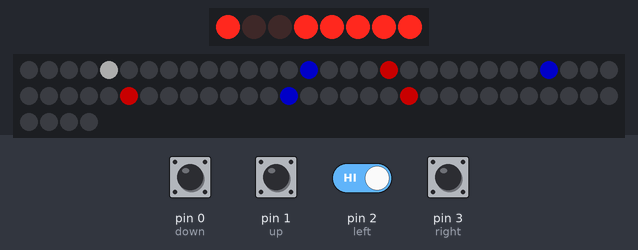
Bench run of a sketch on a simulated Arduino Uno, built with avr-gcc and run on an emulated ATmega328P. Parts: 8 shift-register outputs drawn as a row of LEDs (first output left, lit = HIGH), 64 RGB LEDs in strip order, left to right, continuing on the next row. Wiring (inferred from the names in the program): shift register (74HC595): data pin 8; shift clock pin 10; latch pin 9. Wiring (inferred from the signals the program sends): row of LEDs: on Q0, Q1, Q2, Q3, Q4, Q5, Q6, Q7. The test bench sets the inputs (shaded band); at power-on: pin 0 (down), pin 1 (up), pin 2 (left), pin 3 (right) HIGH. Dim RGB values are drawn brighter than linear; random numbers use the default seed unless the sketch sets one.

Above: at 1.5 s.
1.6 s: pin 0 (down) pulled LOW for 0.15 s
At 2.2 s:
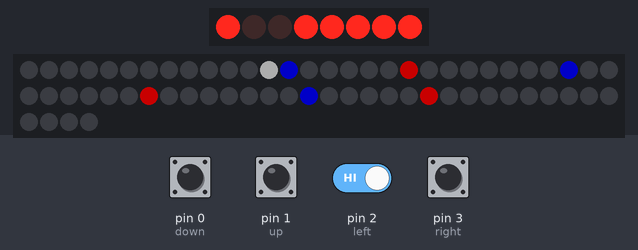
2.3 s: pin 1 (up) pulled LOW for 0.15 s
At 3.4 s:
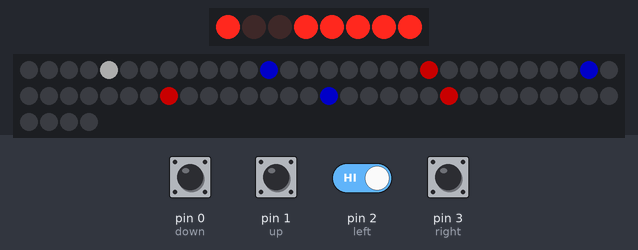
4.2 s: pin 0 (down) pulled LOW for 1 s
At 4.3 s:
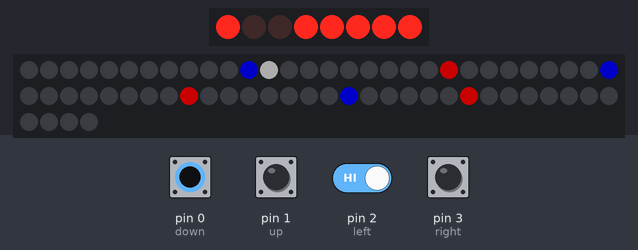
5.8 s: pin 0 (down) driven LOW and pin 2 (left) driven LOW
At 8.75 s:
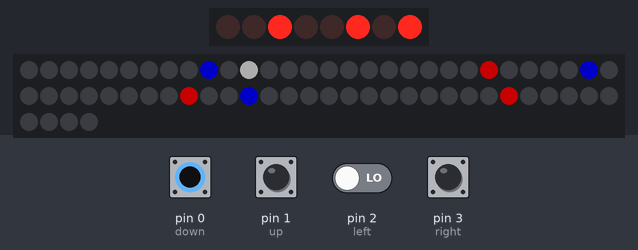
8.8 s: pin 0 (down) driven HIGH
11.1 s: pin 2 (left) driven HIGH
At 13.1 s:
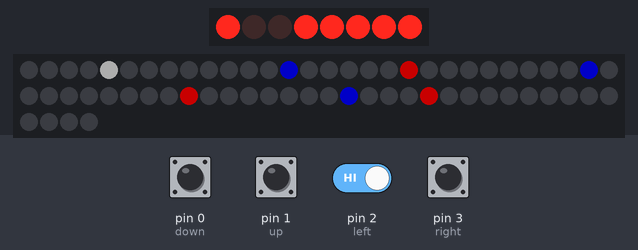
Timing chart, 0 to 13.7 s (numbered marks = the images above; inputs shaded):
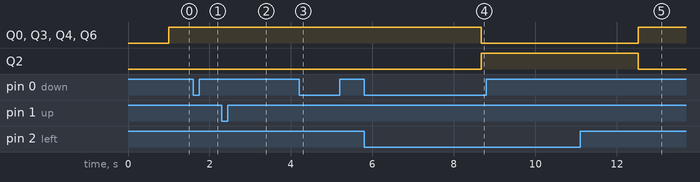

The sketch:

Assignment_NeoPixel.ino
```cpp
/**
 * Game of Lights
 * The objective of this game is to get across the board. The player starts at the top and has to make their way across
 * the board while avoiding the moving enemies. You can move up, down, left and right using the buttons.
 * For the first 4 levels, there is one enemy per row that moves back and forth. With every level the enemies move
 * with increasing speed. When you reach level 5, the enemies multiply - each row has two enemies and they too increase their speed
 * with every level. If at any point you collide with the enemy the game starts over!
 * You will be able to know which level you are on by the digit display.
 * You win the game when you complete level 9 and then the game starts all over. Good Luck!
 **/


#include <Adafruit_NeoPixel.h>
#ifdef __AVR__
  #include <avr/power.h>
#endif

#define PIN 6

// Parameter 1 = number of pixels in strip
// Parameter 2 = Arduino pin number (most are valid)
// Parameter 3 = pixel type flags, add together as needed:
//   NEO_KHZ800  800 KHz bitstream (most NeoPixel products w/WS2812 LEDs)
//   NEO_KHZ400  400 KHz (classic 'v1' (not v2) FLORA pixels, WS2811 drivers)
//   NEO_GRB     Pixels are wired for GRB bitstream (most NeoPixel products)
//   NEO_RGB     Pixels are wired for RGB bitstream (v1 FLORA pixels, not v2)
//   NEO_RGBW    Pixels are wired for RGBW bitstream (NeoPixel RGBW products)
Adafruit_NeoPixel strip = Adafruit_NeoPixel(64, PIN, NEO_GRB + NEO_KHZ800);

const int length = 8; // length of row in pixel strip
const int maxEnemiesPerRow = 2;
int numEnemiesPerRow = 1; // begin with 1 enemy per row

// Buttons
const int down = 0;           // Digital input pin down button is attached to
const int up = 1;         // Digital input pin up button is attached to
const int left = 2;        // Digital input pin left button is attached to
const int right = 3;         // Digital input pin right button is attached to

// Intervals
int onTimeEnemies = 900;
const int onTimePlayer = 150;
int onTimeDigits = 1000;


int enemies [maxEnemiesPerRow][length - 1]; // last row has no enemies
boolean direction [maxEnemiesPerRow][length - 1]; // TRUE for Right, FALSE for Left

int playerRow = 0;
int playerColumn = 0;
int inputVal = 0;
int level = 1;

unsigned long prevMillisEnemies;
unsigned long prevMillisPlayer;
unsigned long prevMillisDigits;

// Digits setup

int latchPin = 9;
int clockPin = 10;
int dataPin = 8;

const int sevenSeg[9] = {
  B00000110, // 1
  B01011011, // 2
  B01001111, // 3
  B01100110, // 4
  B01101101, // 5
  B01111101, // 6
  B00000111, // 7
  B01111111, // 8
  B01101111, // 9
};

void setup() {

  // This is for Trinket 5V 16MHz, you can remove these three lines if you are not using a Trinket
  #if defined (__AVR_ATtiny85__)
    if (F_CPU == 16000000) clock_prescale_set(clock_div_1);
  #endif
  // End of trinket special code

  pinMode(up,INPUT_PULLUP);     // declare pushbutton as input
  pinMode(down,INPUT_PULLUP);   // declare pushbutton as input
  pinMode(right,INPUT_PULLUP);  // declare pushbutton as input
  pinMode(left,INPUT_PULLUP);   // declare pushbutton as input

  strip.begin();
  initGame();
  strip.show();

  pinMode(latchPin, OUTPUT);
  pinMode(clockPin, OUTPUT);
  pinMode(dataPin, OUTPUT);
}

// Initialize game
void initGame() {
  colorWipe(strip.Color(0, 0, 0), 0);
  initEnemies();
  // Player begins in the middle of the top row
  playerRow = 0;
  playerColumn = 4;
  setPlayer(0,4);
  prevMillisPlayer = 0;
  prevMillisEnemies = 0;
}

// Reset game back to level 1 - occurs when player collides with enemy or wins the game
void reset() {
  level = 1;
  numEnemiesPerRow = 1;
  onTimeEnemies = 900;
  initGame();
}

void setPlayer(int prevRow,int prevColumn) {
  strip.setPixelColor(prevRow * 8 + prevColumn, strip.Color(0,0,0));
  strip.setPixelColor(playerRow * 8 + playerColumn, strip.Color(50,50,50));
}

// Initialize enemy positions
void initEnemies() {
  enemies[0][0] = -1;
  enemies[1][0] = -1;
  for( int i = 0; i < numEnemiesPerRow; i++) {
    for(int j = 1;j < length - 1;j++) { // First row is for player

      float color = (j % 2 == 0) ? strip.Color(100, 0, 0) : strip.Color(0, 0, 100);
      strip.setPixelColor(j * 8 + (enemies[i][j] = random(0,length)), color);

      direction[0][j] = true; // initialize one enemy to the right
    }
  }
}

// Move enemies one step
void moveEnemies() {

  int prev = 0;
  for(int i = 0;i < numEnemiesPerRow;i++) {
    for(int j = 1;j < length - 1;j++) { // First row is for player
      prev = enemies[i][j];
      if((direction[i][j] && enemies[i][j] == 7) || !direction[i][j] && enemies[i][j] != 0) {
        enemies[i][j]--;
        direction[i][j] = false;
      } else {
        enemies[i][j]++;
        direction[i][j] = true;
      }

      strip.setPixelColor(j * 8 + prev, strip.Color(0, 0, 0));
      // alternate between two colors for enemies
      uint32_t color = (j % 2 == 0) ? strip.Color(100, 0, 0) : strip.Color(0, 0, 100);
      strip.setPixelColor(j * 8 + enemies[i][j], color);

    }
  }
}

void movePlayer() {
  int prevRow = playerRow;
  int prevColumn = playerColumn;

  inputVal = digitalRead(up);
  if(inputVal == LOW && playerRow != 0)
    playerRow--;

  inputVal = digitalRead(down);
  if(inputVal == LOW && playerRow != 7)
    playerRow++;

  inputVal = digitalRead(right);
  if(inputVal == LOW && playerColumn != 7)
    playerColumn++;

  inputVal = digitalRead(left);
  if(inputVal == LOW && playerColumn != 0)
    playerColumn--;

  setPlayer(prevRow,prevColumn);
}


// Fill the dots one after the other with color c
void colorWipe(uint32_t c, uint8_t wait) {
  for(uint16_t i=0; i<strip.numPixels(); i++) {
    strip.setPixelColor(i, c);
    strip.show();
    delay(wait);
  }
}

// When player and enemy collide
boolean collision() {
  for(int i = 0;i < numEnemiesPerRow;i++) {
    if(enemies[i][playerRow] == playerColumn)
      return true;
  }
  return false;
}

void loop() {

  unsigned long currentMillis = millis();
  if(currentMillis - prevMillisEnemies >= onTimeEnemies) {
    moveEnemies();
    prevMillisEnemies = currentMillis;
  }

  if(currentMillis - prevMillisDigits >= onTimeDigits) {
    digitalWrite(latchPin, LOW);
    shiftOut(dataPin, clockPin, MSBFIRST, 255-sevenSeg[level - 1]);
    digitalWrite(latchPin, HIGH);
    prevMillisDigits = currentMillis;
  }

  if(currentMillis - prevMillisPlayer >= onTimePlayer) {
    movePlayer();
    strip.show();
    if(playerRow == 7) {
      if(level == 9) { // The game is won!
        colorWipe(strip.Color(50, 50, 50), 50);
        level = 1;
      } else {
        colorWipe(strip.Color(0, 50, 0), 50);
        level++;
      }
      numEnemiesPerRow = (level < 5) ? 1 : 2;
      onTimeEnemies = (level == 5) ? 900 : onTimeEnemies - 100;
      initGame();
     }
    prevMillisPlayer = currentMillis;
 }
  if(collision()) {
    colorWipe(strip.Color(50, 0, 0), 50);
    reset();
  }

}
```

Measured:
- what the display in image 2 shows lasts 0.9 s, from 2.7 s to 3.6 s
